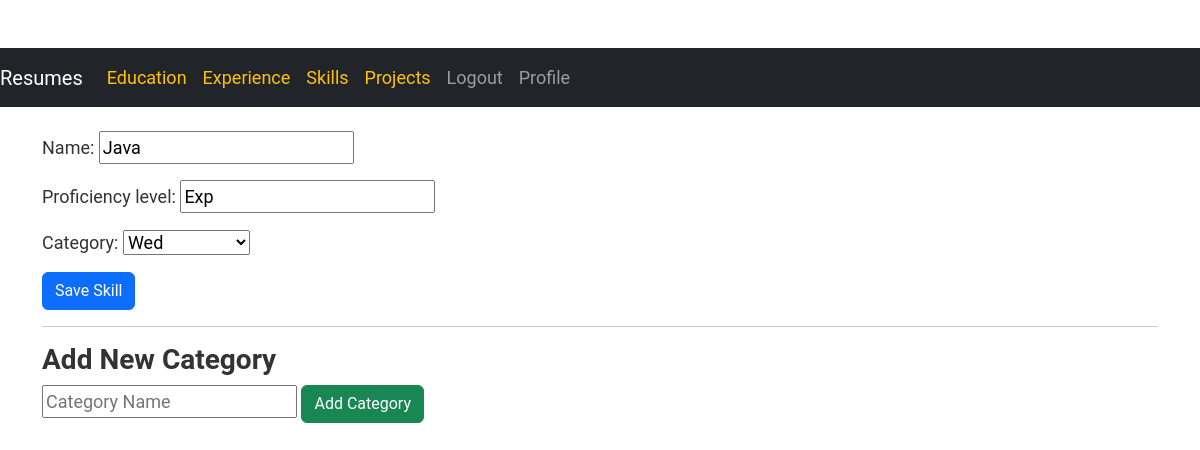
/portfolio/skills/1/update/ (signed in), run on the app's committed database.
### myapp/models.py (models this page shows, shortened)
class Skill(models.Model):
    name = models.CharField(max_length=100)
    proficiency_level = models.CharField(max_length=100)
    category = models.ForeignKey(Category, on_delete=models.CASCADE)

class Category(models.Model):
    name = models.CharField(max_length=100)
    def __str__(self):
        return self.name

### myapp/views.py (the view)
# urls.py: path('skills/<int:pk>/update/', skill_update, name='skill_update'),
@login_required
def skill_update(request, pk):
    skill = get_object_or_404(Skill, pk=pk)
    if request.method == 'POST':
        form = SkillForm(request.POST, instance=skill)
        if form.is_valid():
            form.save()
            return redirect('myapp:skill_list')
    else:
        form = SkillForm(instance=skill)
    return render(request, 'myapp/skill_form.html', {'form': form})

### myapp/forms.py
class SkillForm(forms.ModelForm):
    class Meta:
        model = Skill
        fields = ['name', 'proficiency_level', 'category']
        widgets = {
            'category': forms.Select()  # Ensure category uses a dropdown select widget
        }

### myapp/templates/myapp/skill_form.html (shortened to what this page needs)
{% extends 'myapp/base.html' %}
{% block body %}
<div class="container mt-4">
    <form method="post">
        {{ form.as_p }}
        <button type="submit" class="btn btn-primary">Save Skill</button>
    </form>
    <hr>
    <h3>Add New Category</h3>
    <form method="post" action="{% url 'myapp:category_create' %}">
        <input type="text" name="name" placeholder="Category Name" required>
        <button type="submit" class="btn btn-success">Add Category</button>
    </form>
</div>
{% endblock %}

### myapp/static/portfolio/style.css (style rules this page uses)
body { font-family: 'Roboto', sans-serif; font-size: 18px; color: #333; padding-top: 60px; }
h1, h2, h3, h4, h5, h6 { font-weight: 700; }

### data on the page
Skill: name "Java", proficiency_level "Exp", category "Wed"
